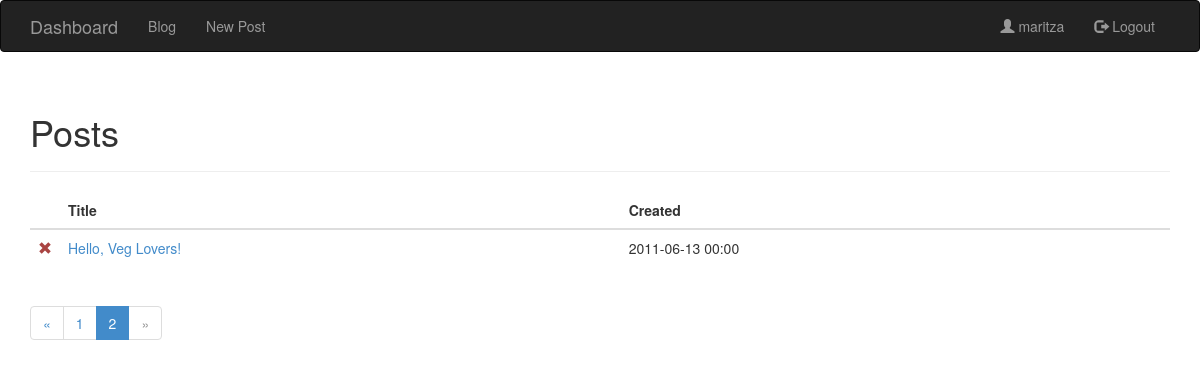
The page /dashboard/posts/page/2 (signed in) on the database its author committed.
### app/models.py (models this page shows, shortened)
class User(db.Model, UserMixin):
    id = db.Column(db.Integer, primary_key=True)
    registered = db.Column(db.DateTime, default=datetime.utcnow)
    name = db.Column(db.String(64), nullable=False, unique=True)
    password_hash = db.Column(db.String(64))
    posts = db.relationship(
        'Post',
        order_by='Post.created.desc()',
        passive_updates=False,
        cascade='all,delete-orphan',
        backref='author',
    )
    last_login_at = db.Column(db.DateTime)
    last_login_ip = db.Column(db.String(45))
    current_login_at = db.Column(db.DateTime)
    current_login_ip = db.Column(db.String(45))

class Post(db.Model):
    PER_PAGE = 5
    id = db.Column(db.Integer, primary_key=True)
    created = db.Column(db.DateTime, nullable=False)
    updated = db.Column(db.DateTime, nullable=False)
    title = db.Column(db.String(256), nullable=False)
    markup = db.Column(db.String, nullable=False)
    slug = db.Column(db.String, nullable=False, unique=True)
    author_id = db.Column(
        db.Integer,
        db.ForeignKey('user.id'),
        nullable=False,
    )
    visible = db.Column(db.Boolean, default=False)

### app/views.py (the view)
@app.route('/<path:slug>', methods=['GET', 'POST'])
def detail(slug):
    post = Post.query.filter_by(visible=True, slug=slug) \
                     .first_or_404()
    return render_template('frontend/detail.html', post=post)

### app/__init__.py (called while the page is built)
def datetime(value):
    return value.strftime('%Y-%m-%d %H:%M')

### app/models.py (called while the page is built)
@lm.user_loader
def load_user(id):
    return User.query.get(id)

### app/views.py (called while the page is built)
@admin.route('/posts')
@admin.route('/posts/page/<int:page>')
@login_required
def posts(page=1):
    pagination = Post.query.filter_by() \
                           .order_by(Post.created.desc()) \
                           .paginate(page, Post.PER_PAGE, False)
    return render_template('admin/post/list.html', pagination=pagination)

### app/templates/admin/post/list.html (shortened to what this page needs)
{% extends "admin/layout.html" %}
{% block content %}
<div class="row">
  <div class="col-lg-12">
    <div class="page-header">
      <h1>Posts</h1>
    </div>
    <table class="table">
      <thead>
        <tr>
          <th></th>
          <th>Title</th>
          <th>Created</th>
        </tr>
      </thead>
      <tbody>
        {% for post in pagination.items %}
          <tr class="{% if not post.visible %}warning{% endif %}">
            <td width="1%">
              <a class="text-danger" href="#" onclick="deletePost({{ post.id }}, '{{ post.title }}', '{{ url_for('.delete_post', id=post.id) }}')">
                <span class="glyphicon glyphicon-remove"></span>
              </a>
            </td>
            <td><a href="{{ url_for('.edit_post', id=post.id) }}">{{ post.title|safe }}</a></td>
            <td>{{ post.created|datetime }}</td>
          </tr>
        {% endfor %}
      </tbody>
    </table>
    {% if pagination.pages > 1 %}
      <ul class="pagination">
        {% if pagination.has_prev %}
          <li><a href="{{ url_for('.posts', page=pagination.page-1) }}">&laquo;</a></li>
        {% else %}
          <li class="disabled"><a href="#">&laquo;</a></li>
        {% endif %}
        {% for page in pagination.iter_pages() %}
          {% if page %}
            {% if page != pagination.page %}
              <li><a href="{{ url_for('.posts', page=page) }}">{{ page }}</a></li>
            {% else %}
              <li class="active"><a href="#">{{ page }} <span class="sr-only">(current)</span></a></li>
            {% endif %}
          {% else %}
            <li class="disabled"><a href="#">...</a></li>
          {% endif %}
        {% endfor %}
        {% if pagination.has_next %}
          <li><a href="{{ url_for('.posts', page=pagination.page+1) }}">&raquo;</a></li>
        {% else %}
          <li class="disabled"><a href="#">&raquo;</a></li>
        {% endif %}
      </ul>
    {% endif %}
  </div>
</div>
{% endblock %}

### app/templates/admin/layout.html (shortened to what this page needs)
{% extends "base.html" %}
{% block css %}
<link rel="stylesheet" href="{{ url_for('static', filename='css/custom/admin.css') }}">
{% endblock %}
{% block body %}
<nav class="navbar navbar-default navbar-inverse" role="navigation">
  <div class="container">
    <div class="navbar-header">
      <a class="navbar-brand" href="{{ url_for('.overview') }}">Dashboard</a>
    </div>
    <div class="collapse navbar-collapse" id="bs-example-navbar-collapse-1">
      <ul class="nav navbar-nav navbar-left">
        <li><a href="{{ url_for('blog') }}">Blog</a></li>
        <li><a href="{{ url_for('.new_post') }}">New Post</a></li>
      </ul>
      <ul class="nav navbar-nav navbar-right">
        <li><a href="{{ url_for('.settings') }}"><span class="glyphicon glyphicon-user"></span> {{ current_user.name }}</a></li>
        <li><a href="{{ url_for('auth.logout') }}"><span class="glyphicon glyphicon-log-out"></span> Logout</a></li>
      </ul>
    </div>
  </div>
</nav>
<div id="content" class="container">
  {% block content %}{% endblock %}
</div>
{% endblock %}

### rows shown on the page
User: name "maritza"
Post: title "Hello, Veg Lovers!", created "2011-06-13 00:00"

### other values the page prints
{{ page }} "1"
{{ page }} "2"
